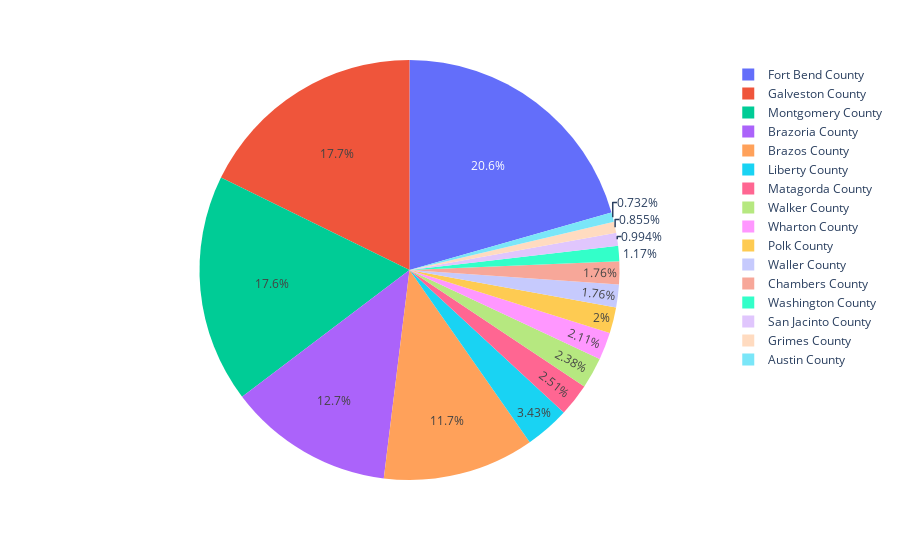

Here is the notebook cell this chart was saved with:
### Markdown cell above
## Looking at Houston Area Crime not including Harris County

### Code cell
fig = px.pie(crime_df, values="Total_Crime", names="County")
fig.show()

### Figure 1 — Plotly figure (JSON) as saved in the notebook; plotly's stock layout.template omitted (floating-point values rounded to 4 significant figures)
{"data": [{"domain": {"x": [0, 1], "y": [0, 1]}, "hovertemplate": "County=%{label}<br>Total_Crime=%{value}<extra></extra>", "labels": ["Austin County", "Austin County", "Austin County", "Austin County", "Austin County", "Austin County", "Brazoria County", "Brazoria County", "Brazoria County", "Brazoria County", "Brazoria County", "Brazoria County", "Brazos County", "Brazos County", "Brazos County", "Brazos County", "Brazos County", "Brazos County", "Chambers County", "Chambers County", "Chambers County", "Chambers County", "Chambers County", "Chambers County", "Fort Bend County", "Fort Bend County", "Fort Bend County", "Fort Bend County", "Fort Bend County", "Fort Bend County", "Galveston County", "Galveston County", "Galveston County", "Galveston County", "Galveston County", "Galveston County", "Grimes County", "Grimes County", "Grimes County", "Grimes County", "Grimes County", "Grimes County", "Liberty County", "Liberty County", "Liberty County", "Liberty County", "Liberty County", "Liberty County", "Matagorda County", "Matagorda County", "Matagorda County", "Matagorda County", "Matagorda County", "Matagorda County", "Montgomery County", "Montgomery County", "Montgomery County", "Montgomery County", "Montgomery County", "Montgomery County", "Polk County", "Polk County", "Polk County", "Polk County", "Polk County", "Polk County", "San Jacinto County", "San Jacinto County", "San Jacinto County", "San Jacinto County", "San Jacinto County", "San Jacinto County", "Walker County", "Walker County", "Walker County", "Walker County", "Walker County", "Walker County", "Waller County", "Waller County", "Waller County", "Waller County", "Waller County", "Waller County", "Washington County", "Washington County", "Washington County", "Washington County", "Washington County", "Washington County", "Wharton County", "Wharton County", "Wharton County", "Wharton County", "Wharton County", "Wharton County"], "legendgroup": "", "name": "", "showlegend": true, "type": "pie", "values": [482, 466, 376, 295, 302, 281, 6555, 6511, 6079, 6050, 6899, 6210, 6533, 6373, 5679, 5833, 5359, 5312, 971, 995, 820, 787, 869, 858, 11597, 10438, 9816, 9656, 10484, 9954, 9177, 9844, 9319, 8788, 7955, 8316, 553, 541, 366, 332, 365, 417, 2239, 2005, 823, 1706, 1849, 1708, 1262, 1363, 1201, 1273, 1310, 1158, 9817, 8886, 7735, 8891, 9192, 8361, 938, 1013, 964, 950, 1173, 979, 535, 409, 522, 402, 374, 749, 1439, 1289, 1121, 1087, 1159, 1080, 956, 865, 826, 987, 852, 823, 620, 591, 591, 563, 644, 503, 1231, 1268, 1086, 868, 944, 949]}], "layout": {"legend": {"tracegroupgap": 0}, "margin": {"t": 60}}}
